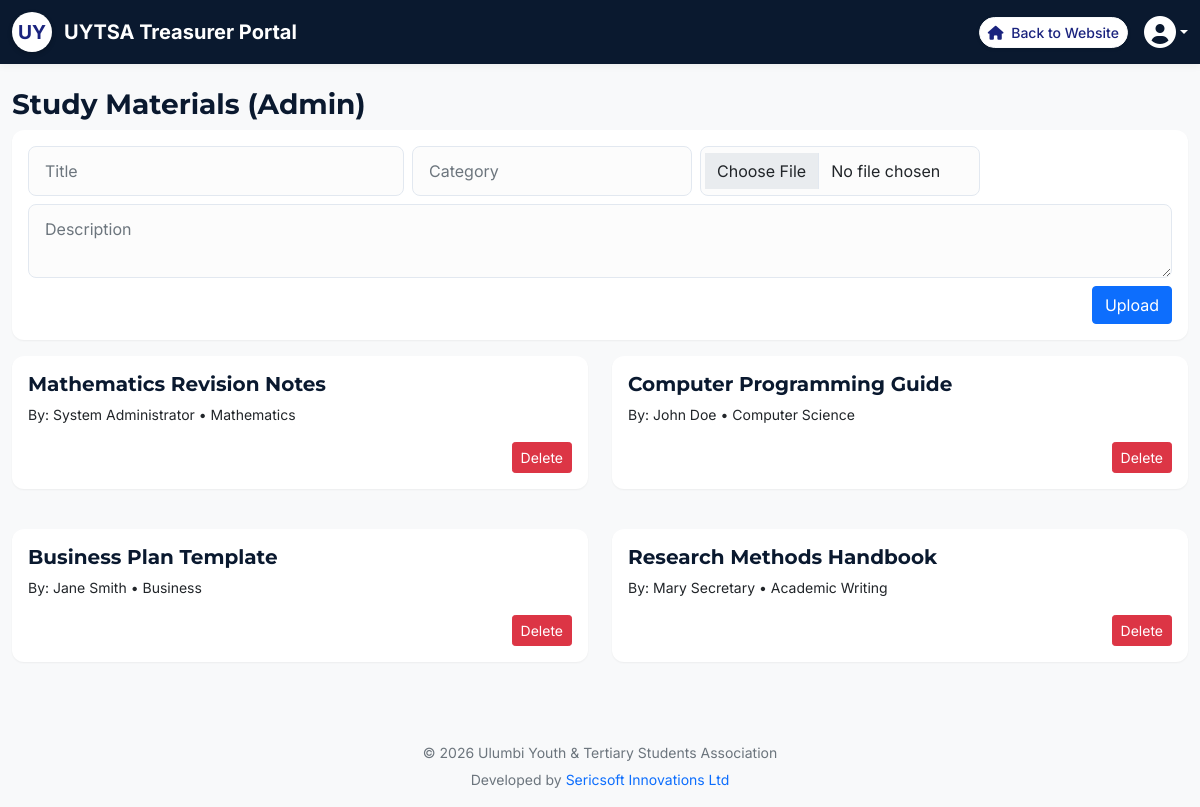
Page /admin/study-materials.php (signed in) on the committed database.
### tables this page shows
CREATE TABLE study_materials (
    id INT PRIMARY KEY AUTO_INCREMENT,
    title VARCHAR(255) NOT NULL,
    description TEXT,
    file_path VARCHAR(255),
    category VARCHAR(100),
    uploaded_by INT,
    downloads INT DEFAULT 0,
    created_at TIMESTAMP DEFAULT CURRENT_TIMESTAMP,
    FOREIGN KEY (uploaded_by) REFERENCES users(id) ON DELETE SET NULL
);

CREATE TABLE users (
    id INT PRIMARY KEY AUTO_INCREMENT,
    username VARCHAR(50) UNIQUE NOT NULL,
    email VARCHAR(100) UNIQUE NOT NULL,
    password VARCHAR(255) NOT NULL,
    full_name VARCHAR(100) NOT NULL,
    role ENUM('member', 'Patron', 'Chairperson', 'Vice_Chairperson', 'Secretary_General', 'Treasurer', 'Organizing_Secretary', 'Publicity_Officer', 'NextGen_Docket') DEFAULT 'member',
    phone VARCHAR(20),
    institution VARCHAR(100),
    course VARCHAR(100),
    year_of_study VARCHAR(20),
    graduation_year INT,
    profile_image VARCHAR(255),
    bio TEXT,
    status ENUM('active', 'inactive', 'alumni') DEFAULT 'active',
    is_approved TINYINT(1) DEFAULT 0,
    registration_date TIMESTAMP DEFAULT CURRENT_TIMESTAMP,
    last_login TIMESTAMP NULL,
    reset_token VARCHAR(255),
    reset_expiry TIMESTAMP NULL
);

### admin/study-materials.php (the view, shortened to what this page needs)
<?php
$conn = getDBConnection();
$materials = $conn->query("SELECT m.*, u.full_name FROM study_materials m LEFT JOIN users u ON m.uploaded_by = u.id ORDER BY created_at DESC");
?>
<?php include 'header.php'; ?>
<div class="container mt-4">
    <h3>Study Materials (Admin)</h3>
    <div class="card mb-3 p-3">
        <form method="post" enctype="multipart/form-data" class="row g-2">
            <div class="col-md-4"><input name="title" class="form-control" placeholder="Title" required></div>
            <div class="col-md-3"><input name="category" class="form-control" placeholder="Category"></div>
            <div class="col-md-3"><input type="file" name="material" class="form-control" required></div>
            <div class="col-12"><textarea name="description" class="form-control" placeholder="Description"></textarea></div>
            <div class="col-12 text-end"><button class="btn btn-primary" name="upload_material">Upload</button></div>
        </form>
    </div>
    <div class="row">
        <?php while ($m = $materials->fetch_assoc()): ?>
        <div class="col-md-6 mb-3">
            <div class="card p-3">
                <h5><?php echo htmlspecialchars($m['title']); ?></h5>
                <p class="small">By: <?php echo htmlspecialchars($m['full_name'] ?? 'N/A'); ?> • <?php echo htmlspecialchars($m['category']); ?></p>
                <div class="text-end">
                    <a href="study-materials.php?delete=<?php echo $m['id']; ?>" class="btn btn-sm btn-danger">Delete</a>
                </div>
            </div>
        </div>
        <?php endwhile; ?>
    </div>
</div>
<?php include 'footer.php'; ?>

### assets/css/style.css (style rules this page uses)
:root { --uytsa-blue: #2c3e50; --uytsa-light-blue: #3498db; --uytsa-red: #e74c3c; --uytsa-green: #2ecc71; --uytsa-yellow: #f39c12; }

### assets/css/modern.css (style rules this page uses)
:root { --corporate-navy: #0a192f; --corporate-blue: #112240; --corporate-accent: #c5a059; --corporate-accent-hover: #d4af37; --corporate-light: #f8f9fa; --corporate-dark: #212529; --corporate-gray: #8892b0; --corporate-border: #e2e8f0; --font-primary: 'Inter', sans-serif; --font-heading: 'Montserrat', sans-serif; --shadow-sm: 0 1px 2px 0 rgba(0, 0, 0, 0.05); --shadow-md: 0 4px 6px -1px rgba(0, 0, 0, 0.1), 0 2px 4px -1px rgba(0, 0, 0, 0.06); --shadow-lg: 0 10px 15px -3px rgba(0, 0, 0, 0.1), 0 4px 6px -2px rgba(0, 0, 0, 0.05); --shadow-premium: 0 20px 25px -5px rgba(0, 0, 0, 0.1), 0 10px 10px -5px rgba(0, 0, 0, 0.04); }
body { font-family: var(--font-primary); color: var(--corporate-dark); background-color: var(--corporate-light); line-height: 1.6; }
h1, h2, h3, h4, h5, h6 { font-family: var(--font-heading); font-weight: 700; color: var(--corporate-navy); }

### admin/css/admin.css (style rules this page uses)
:root { --sidebar-width: 250px; --header-height: 60px; --primary-color: var(--corporate-navy); --secondary-color: var(--corporate-blue); --accent-color: var(--corporate-accent); }
body { background-color: var(--corporate-light); font-family: var(--font-primary); }
.container.mt-4 { max-width: 1400px; }
.card { border: none; border-radius: 12px; box-shadow: var(--shadow-sm); transition: all 0.3s ease; background: white; margin-bottom: 24px; }
.form-control { border-radius: 8px; padding: 12px 16px; border: 1px solid #e2e8f0; background-color: #fcfcfc; }

### rows in the picture
study_materials: title "Mathematics Revision Notes", uploaded_by.full_name "System Administrator", category "Mathematics"
study_materials: title "Computer Programming Guide", uploaded_by.full_name "John Doe", category "Computer Science"
study_materials: title "Business Plan Template", uploaded_by.full_name "Jane Smith", category "Business"
study_materials: title "Research Methods Handbook", uploaded_by.full_name "Mary Secretary", category "Academic Writing"

### other values in the picture
$headerRole "Treasurer"
